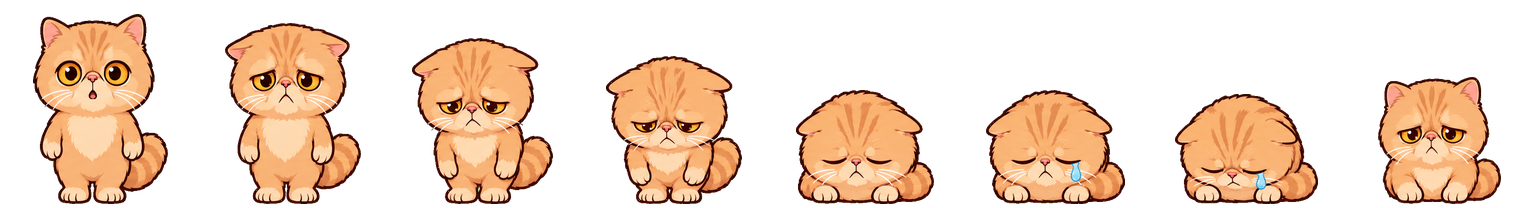
#> input picture app/clips/failed.png, 1536 x 208 px
$ python export_clips.py ../../app/clips/failed.png
#> lines starting #> are read from the running program, lines starting #| are printed output that depends on the picture
#!/usr/bin/env python3
"""Recorta del sprite sheet solo los cuadros que usa la app, una tira por clip.

Evita tener en memoria el sheet completo: 1536x1872 RGBA ocupa 11 MB decodificado
aunque la app solo muestre un clip a la vez.
"""
import sys
from pathlib import Path

from PIL import Image

ROOT = Path(__file__).resolve().parents[2]
CELL_WIDTH, CELL_HEIGHT = 192, 208
CLIPS = {"idle": (0, 6), "waving": (3, 4), "jumping": (4, 5), "failed": (5, 8),
         "waiting": (6, 6), "running": (7, 6), "review": (8, 6)}

source = Path(sys.argv[1]) if len(sys.argv) > 1 else ROOT / "run/final/spritesheet.png"
sheet = Image.open(source).convert("RGBA")
#> sheet is the input picture: PIL image 1536x208 RGBA; mean R, G, B, A 81.9, 58.1, 39.8, 94
output = ROOT / "app/clips"
output.mkdir(exist_ok=True)
for name, (row, frames) in CLIPS.items():
    box = (0, row * CELL_HEIGHT, frames * CELL_WIDTH, (row + 1) * CELL_HEIGHT)
    sheet.crop(box).save(output / f"{name}.png", optimize=True)
    print(name, frames, (output / f"{name}.png").stat().st_size // 1024, "KB")
#> this loop made 7 passes
#> pass 1, `sheet.crop(box).save(output / f"{name}.png", optimize=True)`:
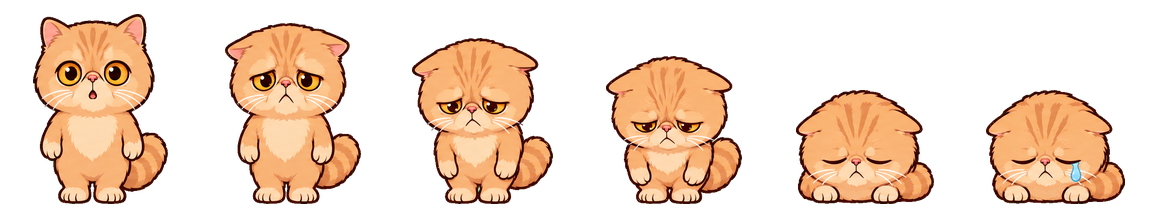
#> saved as idle.png: PIL image 1152x208 RGBA; mean R, G, B, A 86.5, 61.5, 42.3, 99.1; transparent parts drawn white

$ run again, on app/clips/jumping.png
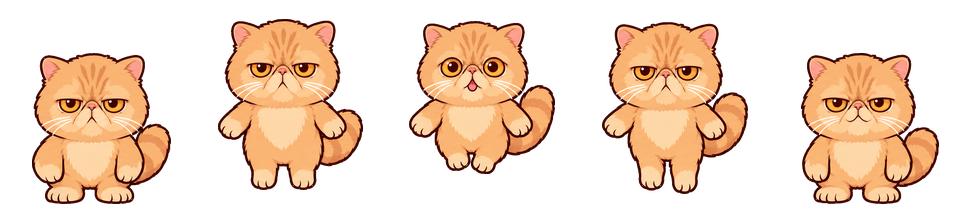
#> input picture app/clips/jumping.png, 960 x 208 px
#> sheet is the input picture: PIL image 960x208 RGBA; mean R, G, B, A 93.1, 66.5, 45.6, 105.3
#> the loop `for name, (row, frames) in CLIPS.items():` made 7 passes
#> pass 1, `sheet.crop(box).save(output / f"{name}.png", optimize=True)`:
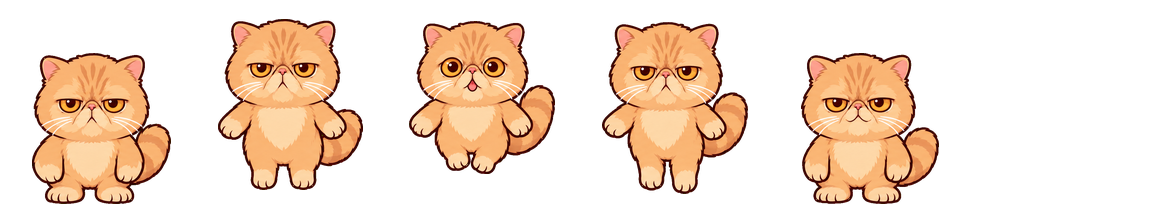
#> saved as idle.png: PIL image 1152x208 RGBA; mean R, G, B, A 77.6, 55.4, 38, 87.8; transparent parts drawn white

$ run again, on app/clips/play.png
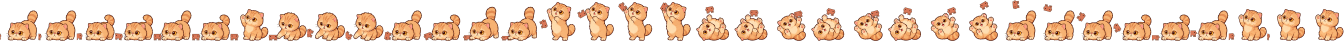
#> input picture app/clips/play.png, 6720 x 208 px (shown at 1/5 size)
#> sheet is the input picture: PIL image 6720x208 RGBA; mean R, G, B, A 85.6, 59.8, 40.6, 100.1
#> the loop `for name, (row, frames) in CLIPS.items():` made 7 passes
#> pass 1, `sheet.crop(box).save(output / f"{name}.png", optimize=True)`:
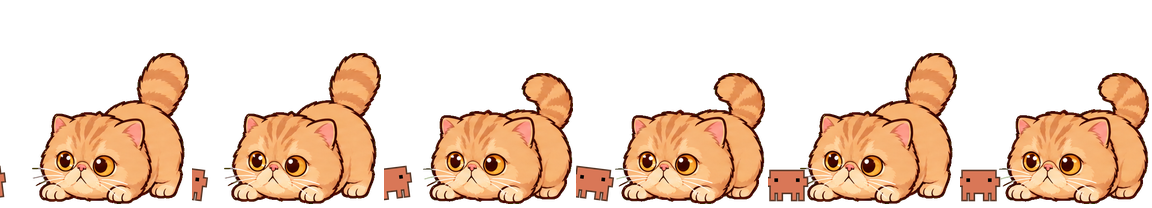
#> saved as idle.png: PIL image 1152x208 RGBA; mean R, G, B, A 79, 54.2, 36, 93.4; transparent parts drawn white
